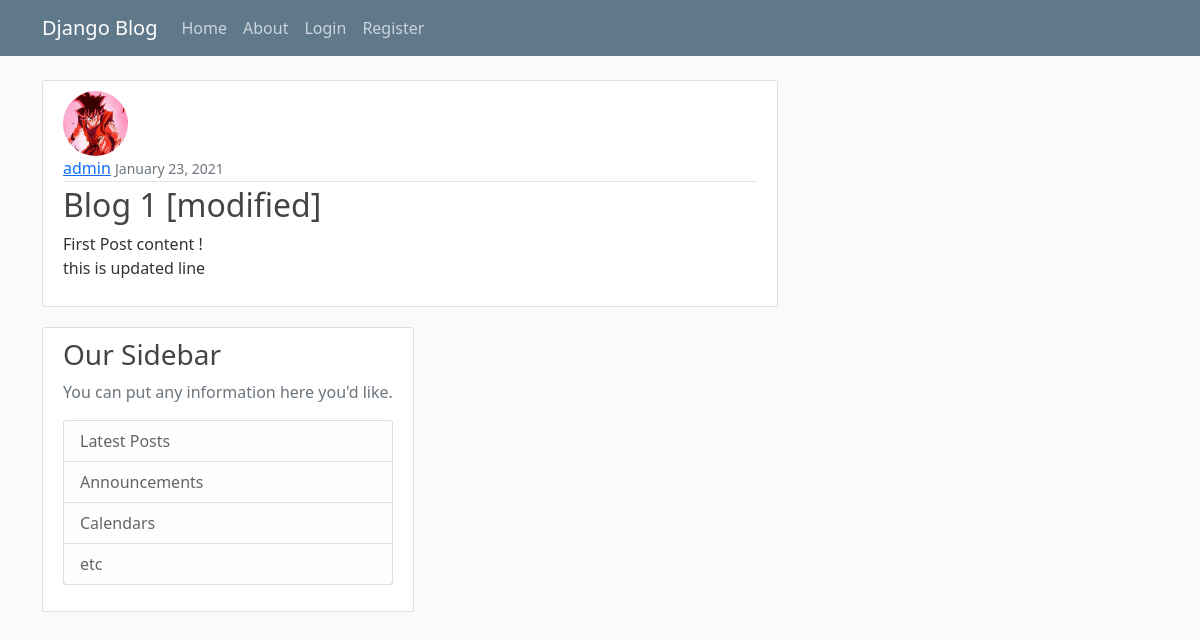
The app's page /post/1/ with its own data.
### blog/models.py (models this page shows, shortened)
class Post(models.Model):
    title = models.CharField(max_length=100)
    content = models.TextField()
    date_posted = models.DateTimeField(default=timezone.now)
    author = models.ForeignKey(User, on_delete=models.CASCADE)

### users/models.py (models this page shows, shortened)
class Profile(models.Model):
    user = models.OneToOneField(User, on_delete=models.CASCADE)
    image = models.ImageField(default='default.jpg', upload_to='profile_pics')

### blog/views.py (the view)
# urls.py: path('post/<int:pk>/', PostDetailView.as_view(), name='post-detail'),
class PostDetailView(DetailView):
    model = Post

### blog/templates/blog/post_detail.html (shortened to what this page needs)
{% extends 'blog/base.html'%} {% block content%}
<article class="media content-section">
<img class ="rounded-circle article-img" src ="{{ object.author.profile.image.url}}"
  <div class="media-body">
    <div class="article-metadata">
      <a class="mr-2" href="{% url 'user-posts' object.author.username  %}">{{ object.author }}</a>
      <small class="text-muted">{{ object.date_posted|date:"F d, Y" }}</small>
    </div>
    <h2 class="article-title">{{ object.title }}</h2>
    <p class="article-content">{{ object.content }}</p>
  </div>
{% endblock content %}

### blog/static/blog/main.css (style rules this page uses)
body { background: #fafafa; color: #333333; margin-top: 5rem; }
h1, h2, h3, h4, h5, h6 { color: #444444; }
.content-section { background: #ffffff; padding: 10px 20px; border: 1px solid #dddddd; border-radius: 3px; margin-bottom: 20px; }
.article-title { color: #444444; }
.article-content { white-space: pre-line; }
.article-img { height: 65px; width: 65px; margin-right: 16px; }
.article-metadata { padding-bottom: 1px; margin-bottom: 4px; border-bottom: 1px solid #e3e3e3; }

### records on screen
Post: author.profile.image (picture), author "admin", date_posted "January 23, 2021", title "Blog 1 [modified]", content "First Post content ! this is updated line"
